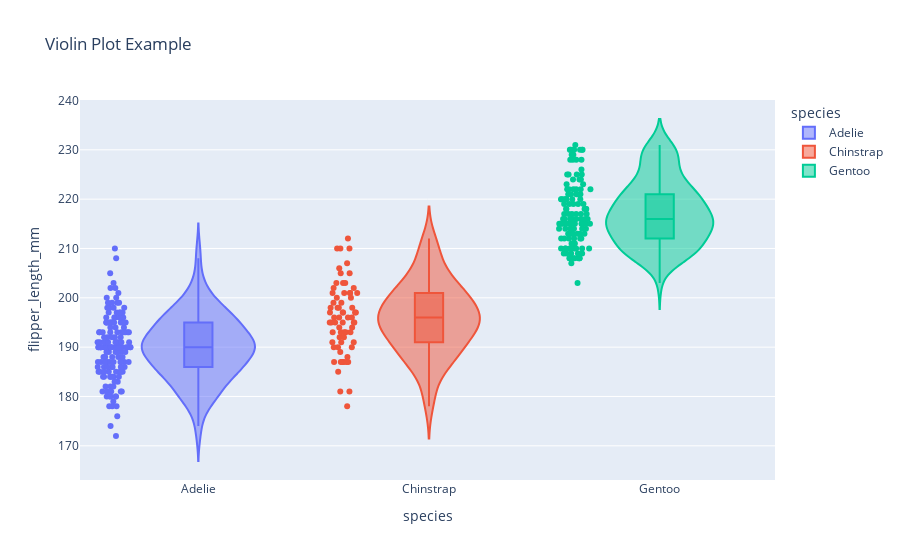

Notebook code cell kept with this figure:
### Code cell
# Violin Plot
fig = px.violin(df, x="species", y="flipper_length_mm", color="species", box=True, points="all", title="Violin Plot Example")
fig.show()

### Figure 1 — Plotly figure (JSON) as saved in the notebook; plotly's stock layout.template omitted (floating-point values rounded to 4 significant figures; data arrays with more than 128 entries replaced by an {"elided": "..."} marker saying what was removed)
{"data": [{"alignmentgroup": "True", "box": {"visible": true}, "hovertemplate": "species=%{x}<br>flipper_length_mm=%{y}<extra></extra>", "legendgroup": "Adelie", "marker": {"color": "#636efa"}, "name": "Adelie", "offsetgroup": "Adelie", "orientation": "v", "points": "all", "scalegroup": "True", "showlegend": true, "type": "violin", "x": {"elided": "152 str values"}, "x0": " ", "xaxis": "x", "y": {"elided": "152 int values"}, "y0": " ", "yaxis": "y"}, {"alignmentgroup": "True", "box": {"visible": true}, "hovertemplate": "species=%{x}<br>flipper_length_mm=%{y}<extra></extra>", "legendgroup": "Chinstrap", "marker": {"color": "#EF553B"}, "name": "Chinstrap", "offsetgroup": "Chinstrap", "orientation": "v", "points": "all", "scalegroup": "True", "showlegend": true, "type": "violin", "x": ["Chinstrap", "Chinstrap", "Chinstrap", "Chinstrap", "Chinstrap", "Chinstrap", "Chinstrap", "Chinstrap", "Chinstrap", "Chinstrap", "Chinstrap", "Chinstrap", "Chinstrap", "Chinstrap", "Chinstrap", "Chinstrap", "Chinstrap", "Chinstrap", "Chinstrap", "Chinstrap", "Chinstrap", "Chinstrap", "Chinstrap", "Chinstrap", "Chinstrap", "Chinstrap", "Chinstrap", "Chinstrap", "Chinstrap", "Chinstrap", "Chinstrap", "Chinstrap", "Chinstrap", "Chinstrap", "Chinstrap", "Chinstrap", "Chinstrap", "Chinstrap", "Chinstrap", "Chinstrap", "Chinstrap", "Chinstrap", "Chinstrap", "Chinstrap", "Chinstrap", "Chinstrap", "Chinstrap", "Chinstrap", "Chinstrap", "Chinstrap", "Chinstrap", "Chinstrap", "Chinstrap", "Chinstrap", "Chinstrap", "Chinstrap", "Chinstrap", "Chinstrap", "Chinstrap", "Chinstrap", "Chinstrap", "Chinstrap", "Chinstrap", "Chinstrap", "Chinstrap", "Chinstrap", "Chinstrap", "Chinstrap"], "x0": " ", "xaxis": "x", "y": [192, 196, 193, 188, 197, 198, 178, 197, 195, 198, 193, 194, 185, 201, 190, 201, 197, 181, 190, 195, 181, 191, 187, 193, 195, 197, 200, 200, 191, 205, 187, 201, 187, 203, 195, 199, 195, 210, 192, 205, 210, 187, 196, 196, 196, 201, 190, 212, 187, 198, 199, 201, 193, 203, 187, 197, 191, 203, 202, 194, 206, 189, 195, 207, 202, 193, 210, 198], "y0": " ", "yaxis": "y"}, {"alignmentgroup": "True", "box": {"visible": true}, "hovertemplate": "species=%{x}<br>flipper_length_mm=%{y}<extra></extra>", "legendgroup": "Gentoo", "marker": {"color": "#00cc96"}, "name": "Gentoo", "offsetgroup": "Gentoo", "orientation": "v", "points": "all", "scalegroup": "True", "showlegend": true, "type": "violin", "x": ["Gentoo", "Gentoo", "Gentoo", "Gentoo", "Gentoo", "Gentoo", "Gentoo", "Gentoo", "Gentoo", "Gentoo", "Gentoo", "Gentoo", "Gentoo", "Gentoo", "Gentoo", "Gentoo", "Gentoo", "Gentoo", "Gentoo", "Gentoo", "Gentoo", "Gentoo", "Gentoo", "Gentoo", "Gentoo", "Gentoo", "Gentoo", "Gentoo", "Gentoo", "Gentoo", "Gentoo", "Gentoo", "Gentoo", "Gentoo", "Gentoo", "Gentoo", "Gentoo", "Gentoo", "Gentoo", "Gentoo", "Gentoo", "Gentoo", "Gentoo", "Gentoo", "Gentoo", "Gentoo", "Gentoo", "Gentoo", "Gentoo", "Gentoo", "Gentoo", "Gentoo", "Gentoo", "Gentoo", "Gentoo", "Gentoo", "Gentoo", "Gentoo", "Gentoo", "Gentoo", "Gentoo", "Gentoo", "Gentoo", "Gentoo", "Gentoo", "Gentoo", "Gentoo", "Gentoo", "Gentoo", "Gentoo", "Gentoo", "Gentoo", "Gentoo", "Gentoo", "Gentoo", "Gentoo", "Gentoo", "Gentoo", "Gentoo", "Gentoo", "Gentoo", "Gentoo", "Gentoo", "Gentoo", "Gentoo", "Gentoo", "Gentoo", "Gentoo", "Gentoo", "Gentoo", "Gentoo", "Gentoo", "Gentoo", "Gentoo", "Gentoo", "Gentoo", "Gentoo", "Gentoo", "Gentoo", "Gentoo", "Gentoo", "Gentoo", "Gentoo", "Gentoo", "Gentoo", "Gentoo", "Gentoo", "Gentoo", "Gentoo", "Gentoo", "Gentoo", "Gentoo", "Gentoo", "Gentoo", "Gentoo", "Gentoo", "Gentoo", "Gentoo", "Gentoo", "Gentoo", "Gentoo", "Gentoo", "Gentoo", "Gentoo"], "x0": " ", "xaxis": "x", "y": [211, 230, 210, 218, 215, 210, 211, 219, 209, 215, 214, 216, 214, 213, 210, 217, 210, 221, 209, 222, 218, 215, 213, 215, 215, 215, 216, 215, 210, 220, 222, 209, 207, 230, 220, 220, 213, 219, 208, 208, 208, 225, 210, 216, 222, 217, 210, 225, 213, 215, 210, 220, 210, 225, 217, 220, 208, 220, 208, 224, 208, 221, 214, 231, 219, 230, 214, 229, 220, 223, 216, 221, 221, 217, 216, 230, 209, 220, 215, 223, 212, 221, 212, 224, 212, 228, 218, 218, 212, 230, 218, 228, 212, 224, 214, 226, 216, 222, 203, 225, 219, 228, 215, 228, 216, 215, 210, 219, 208, 209, 216, 229, 213, 230, 217, 230, 217, 222, 214, null, 215, 222, 212, 213], "y0": " ", "yaxis": "y"}], "layout": {"legend": {"title": {"text": "species"}, "tracegroupgap": 0}, "title": {"text": "Violin Plot Example"}, "violinmode": "overlay", "xaxis": {"anchor": "y", "categoryarray": ["Adelie", "Chinstrap", "Gentoo"], "categoryorder": "array", "domain": [0, 1], "title": {"text": "species"}}, "yaxis": {"anchor": "x", "domain": [0, 1], "title": {"text": "flipper_length_mm"}}}}
